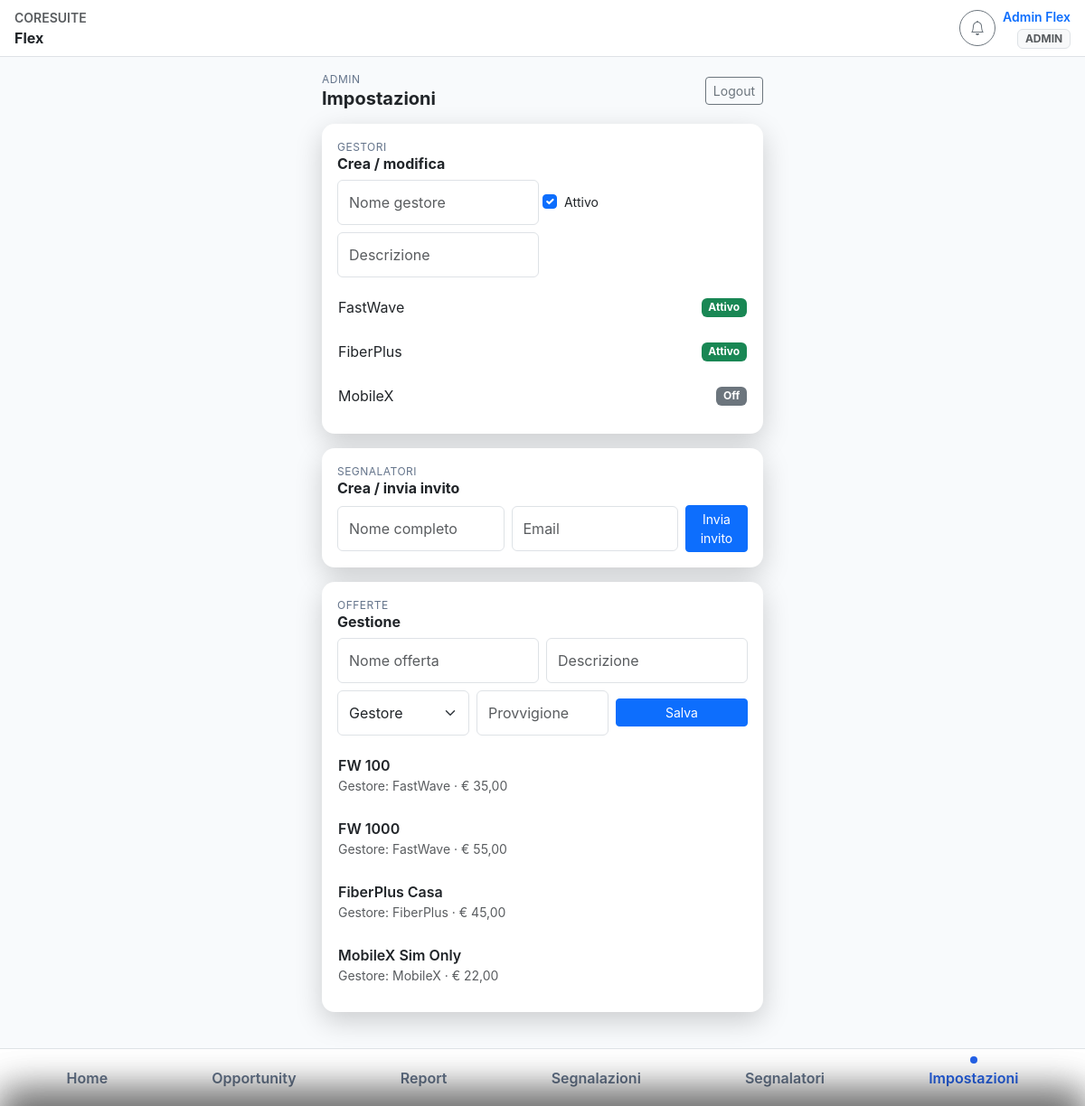
Screenshot of /admin/settings.php (signed in) with the database file from the repository.
### tables this page shows
CREATE TABLE IF NOT EXISTS gestori (
    id INT UNSIGNED AUTO_INCREMENT PRIMARY KEY,
    name VARCHAR(120) NOT NULL,
    active TINYINT(1) NOT NULL DEFAULT 1,
    created_at TIMESTAMP DEFAULT CURRENT_TIMESTAMP
);

CREATE TABLE IF NOT EXISTS offers (
    id INT UNSIGNED AUTO_INCREMENT PRIMARY KEY,
    name VARCHAR(120) NOT NULL,
    description VARCHAR(255) NULL,
    commission DECIMAL(10,2) NOT NULL DEFAULT 0,
    manager_id INT UNSIGNED NOT NULL,
    created_at TIMESTAMP DEFAULT CURRENT_TIMESTAMP,
    CONSTRAINT fk_offers_manager FOREIGN KEY (manager_id) REFERENCES gestori(id)
);

### includes/helpers.php (called while the page is built, shortened)
<?php
require_once __DIR__ . '/data.php';
function sanitize(string $value): string
{
    return htmlspecialchars(trim($value), ENT_QUOTES, 'UTF-8');
}
function asset_version(?string $path = null): string
{
    if ($path) {
        $fullPath = realpath(__DIR__ . '/../' . ltrim($path, '/'));
        if ($fullPath && file_exists($fullPath)) {
            $mtime = (int)filemtime($fullPath);
            if ($mtime > 0) {
                return (string)$mtime;
            }
        }
    }
    static $fallback;
    if (!$fallback) {
        $fallback = (string)((int)filemtime(__FILE__) ?: time());
    }
    return $fallback;
}
function asset_url(string $path): string
{
    $version = asset_version($path);
    $separator = str_contains($path, '?') ? '&' : '?';
    return $path . $separator . 'v=' . rawurlencode($version);
}

### includes/permissions.php (called while the page is built, shortened)
<?php
require_once __DIR__ . '/data.php';
function current_user(): ?array
{
    return $_SESSION['user'] ?? null;
}

### includes/db.php (called while the page is built, shortened)
<?php
function db(): PDO
{
    static $pdo = null;
    if ($pdo instanceof PDO) {
        return $pdo;
    }
    $pdo = new PDO(DB_DSN, DB_USER, DB_PASS, [
        PDO::ATTR_ERRMODE => PDO::ERRMODE_EXCEPTION,
        PDO::ATTR_DEFAULT_FETCH_MODE => PDO::FETCH_ASSOC,
    ]);
    return $pdo;
}

### includes/data.php (called while the page is built, shortened)
<?php
require_once __DIR__ . '/db.php';
function seed_data(): void
{
    static $bootstrapped = false;
    if ($bootstrapped) {
        return;
    }
    $bootstrapped = true;
}
function get_offers(): array
{
    $sql = 'SELECT o.id, o.name, o.description, o.commission, o.manager_id, g.name AS manager_name
            FROM offers o
            JOIN gestori g ON o.manager_id = g.id
            ORDER BY o.id';
    return db()->query($sql)->fetchAll();
}
function get_gestori(): array
{
    return db()->query('SELECT id, name, active FROM gestori ORDER BY id')->fetchAll();
}

### admin/settings.php (the view, shortened to what this page needs)
<?php
require_once __DIR__ . '/../includes/permissions.php';
require_once __DIR__ . '/../includes/helpers.php';
$gestori = get_gestori();
$offers = get_offers();
$bottomNav = '
    <a class="nav-pill" href="/admin/dashboard.php"><span class="dot"></span><span>Home</span></a>
    <a class="nav-pill" href="/admin/opportunities.php"><span class="dot"></span><span>Opportunity</span></a>
    <a class="nav-pill" href="/admin/report.php"><span class="dot"></span><span>Report</span></a>
    <a class="nav-pill" href="/admin/segnalazioni.php"><span class="dot"></span><span>Segnalazioni</span></a>
    <a class="nav-pill" href="/admin/segnalatori.php"><span class="dot"></span><span>Segnalatori</span></a>
    <a class="nav-pill active" href="/admin/settings.php"><span class="dot"></span><span>Impostazioni</span></a>
';
include __DIR__ . '/../includes/layout/header.php';
?>
<div class="d-flex justify-content-between align-items-center mb-3">
    <div>
        <div class="bite">Admin</div>
        <h1 class="h5 fw-bold mb-0">Impostazioni</h1>
    </div>
    <a class="btn btn-outline-secondary btn-sm" href="/auth/logout.php">Logout</a>
</div>
<div class="card-soft p-3 mb-3">
    <div class="d-flex justify-content-between align-items-center mb-2">
        <div>
            <div class="bite">Gestori</div>
            <h2 class="h6 fw-bold mb-0">Crea / modifica</h2>
        </div>
    </div>
    <form method="post" class="row g-2 align-items-center">
        <div class="col-6">
            <input type="text" class="form-control" name="name" placeholder="Nome gestore" required>
        </div>
        <div class="col-3 form-check">
            <input class="form-check-input" type="checkbox" name="active" id="gestoreActive" checked>
            <label class="form-check-label small" for="gestoreActive">Attivo</label>
        </div>
        <div class="col-6">
            <input type="text" class="form-control" name="description" placeholder="Descrizione">
        </div>
    </form>
    <div class="list-group list-compact mt-2">
        <?php foreach ($gestori as $g): ?>
            <div class="list-group-item d-flex justify-content-between align-items-center">
                <div><?php echo sanitize($g['name']); ?></div>
                <span class="badge <?php echo $g['active'] ? 'bg-success' : 'bg-secondary'; ?>"><?php echo $g['active'] ? 'Attivo' : 'Off'; ?></span>
            </div>
        <?php endforeach; ?>
    </div>
</div>
<div class="card-soft p-3 mb-3">
    <div class="d-flex justify-content-between align-items-center mb-2">
        <div>
            <div class="bite">Segnalatori</div>
            <h2 class="h6 fw-bold mb-0">Crea / invia invito</h2>
        </div>
    </div>
    <form method="post" class="row g-2 align-items-center">
        <div class="col-12 col-md-5">
            <input type="text" class="form-control" name="name" placeholder="Nome completo" required>
        </div>
        <div class="col-12 col-md-5">
            <input type="email" class="form-control" name="email" placeholder="Email" required>
        </div>
        <div class="col-12 col-md-2">
            <button class="btn btn-primary w-100 btn-sm">Invia invito</button>
        </div>
    </form>
</div>
<div class="card-soft p-3 mb-3">
    <div class="d-flex justify-content-between align-items-center mb-2">
        <div>
            <div class="bite">Offerte</div>
            <h2 class="h6 fw-bold mb-0">Gestione</h2>
        </div>
    </div>
    <form method="post" class="row g-2 align-items-center">
        <div class="col-6">
            <input type="text" class="form-control" name="name" placeholder="Nome offerta" required>
        </div>
        <div class="col-6">
            <input type="text" class="form-control" name="description" placeholder="Descrizione">
        </div>
        <div class="col-4">
        </div>
        <div class="col-4">
            <input type="number" step="0.01" class="form-control" name="commission" placeholder="Provvigione" required>
        </div>
        <div class="col-4">
            <button class="btn btn-primary w-100 btn-sm">Salva</button>
        </div>
    </form>
    <div class="list-group list-compact mt-2">
        <?php foreach ($offers as $offer): ?>
            <div class="list-group-item">
                <div class="fw-semibold"><?php echo sanitize($offer['name']); ?></div>
                <div class="small text-muted">Gestore: <?php echo sanitize($offer['manager_name']); ?> · € <?php echo number_format($offer['commission'], 2, ',', '.'); ?></div>
            </div>
        <?php endforeach; ?>
    </div>
</div>
<?php include __DIR__ . '/../includes/layout/footer.php'; ?>

### includes/layout/header.php (shortened to what this page needs)
<?php
require_once __DIR__ . '/../config.php';
require_once __DIR__ . '/../permissions.php';
require_once __DIR__ . '/../helpers.php';
require_once __DIR__ . '/../data.php';
?>
<!doctype html>
<html lang="it" data-bs-theme="light">
<head>
    <link rel="stylesheet" href="https://cdn.jsdelivr.net/npm/bootstrap@5.3.2/dist/css/bootstrap.min.css">
    <link rel="stylesheet" href="https://cdn.jsdelivr.net/npm/bootstrap-icons@1.11.1/font/bootstrap-icons.css">
    <link rel="stylesheet" href="<?php echo asset_url('/assets/css/style.css'); ?>">
</head>
<body class="bg-base text-body">
<div class="app-shell">
    <header class="app-topbar d-flex align-items-center justify-content-between px-3 py-2 border-bottom">
        <div>
            <div class="text-uppercase small text-muted fw-semibold"><?php echo APP_SUITE; ?></div>
            <div class="fw-bold">Flex</div>
        </div>
        <?php if (current_user()): ?>
        <div class="d-flex align-items-center gap-2">
            <button type="button" class="btn btn-outline-secondary btn-icon position-relative" data-notification-trigger aria-label="Notifiche">
                <i class="bi bi-bell"></i>
            </button>
            <div class="text-end">
                <div class="small fw-semibold text-primary text-truncate" style="max-width:120px;"><?php echo sanitize(current_user()['name']); ?></div>
                <div class="badge bg-body-tertiary text-muted text-uppercase border"><?php echo sanitize(current_user()['role']); ?></div>
            </div>
        </div>
        <?php endif; ?>
    </header>
    <main class="app-main">
        <div class="container-fluid px-3 py-3">

### includes/layout/footer.php (shortened to what this page needs)
        </div>
    </main>
    <?php if (!empty($bottomNav)): ?>
        <nav class="app-bottombar border-top bg-body" aria-label="Navigazione principale">
            <div class="d-flex justify-content-around align-items-center py-2">
                <?php echo $bottomNav; ?>
            </div>
        </nav>
    <?php endif; ?>
</div>
</body>
</html>

### assets/css/style.css (style rules this page uses)
:root { --bg-base: #0b1622; --bg-card: #101b2a; --bg-elevated: #14243a; --text-body: #e9eef7; --accent: #4fd1c5; --muted: #7c8a9e; --danger: #f44336; --ok: #4caf50; }
[data-bs-theme="light"] { --bg-base: #f8fafc; --bg-card: #ffffff; --bg-elevated: #f1f5f9; --text-body: #0f172a; --accent: #2563eb; --muted: #64748b; --danger: #dc2626; --ok: #16a34a; }
body.bg-base { background-color: var(--bg-base); color: var(--text-body); font-family: 'Inter', system-ui, -apple-system, sans-serif; }
.app-shell { min-height: 100vh; display: flex; flex-direction: column; }
.app-main { flex: 1 1 auto; padding-bottom: 72px; }
.app-topbar { position: sticky; top: 0; z-index: 10; background: var(--bg-card); }
.btn-icon { width: 40px; height: 40px; display: inline-flex; align-items: center; justify-content: center; border-radius: 50%; }
.card-soft { background: var(--bg-card); border: 1px solid rgba(255,255,255,0.06); border-radius: 14px; box-shadow: 0 10px 30px rgba(0,0,0,0.18); }
.bite { font-size: 12px; letter-spacing: 0.04em; text-transform: uppercase; color: var(--muted); }
.list-compact .list-group-item { background: transparent; padding: 12px 0; border-color: rgba(255,255,255,0.06); }
.app-bottombar { position: fixed; bottom: 0; left: 0; right: 0; z-index: 20; background: var(--bg-card); border-top: 1px solid rgba(0,0,0,0.08); box-shadow: none; padding-inline: 16px; min-height: 64px; }
.nav-pill { text-decoration: none; color: var(--muted); font-weight: 600; display: flex; flex-direction: column; align-items: center; gap: 4px; }
.nav-pill.active { color: var(--accent); }
.nav-pill .dot { width: 8px; height: 8px; border-radius: 50%; background: transparent; }
.nav-pill.active .dot { background: var(--accent); }
.form-control, .form-select { font-size: 1rem; min-height: 48px; padding-top: 0.75rem; padding-bottom: 0.75rem; }
@media (min-width: 992px) { .container-fluid { max-width: 520px; } }

### rows the page displays
gestori: name "FastWave", active "Attivo"
gestori: name "FiberPlus", active "Attivo"
gestori: name "MobileX", active "Off"
offers: name "FW 100", manager.name "FastWave", commission "35,00"
offers: name "FW 1000", manager.name "FastWave", commission "55,00"
offers: name "FiberPlus Casa", manager.name "FiberPlus", commission "45,00"
offers: name "MobileX Sim Only", manager.name "MobileX", commission "22,00"

### other values shown
APP_SUITE "CORESUITE"
current_user()['name'] "Admin Flex"
current_user()['role'] "ADMIN"
